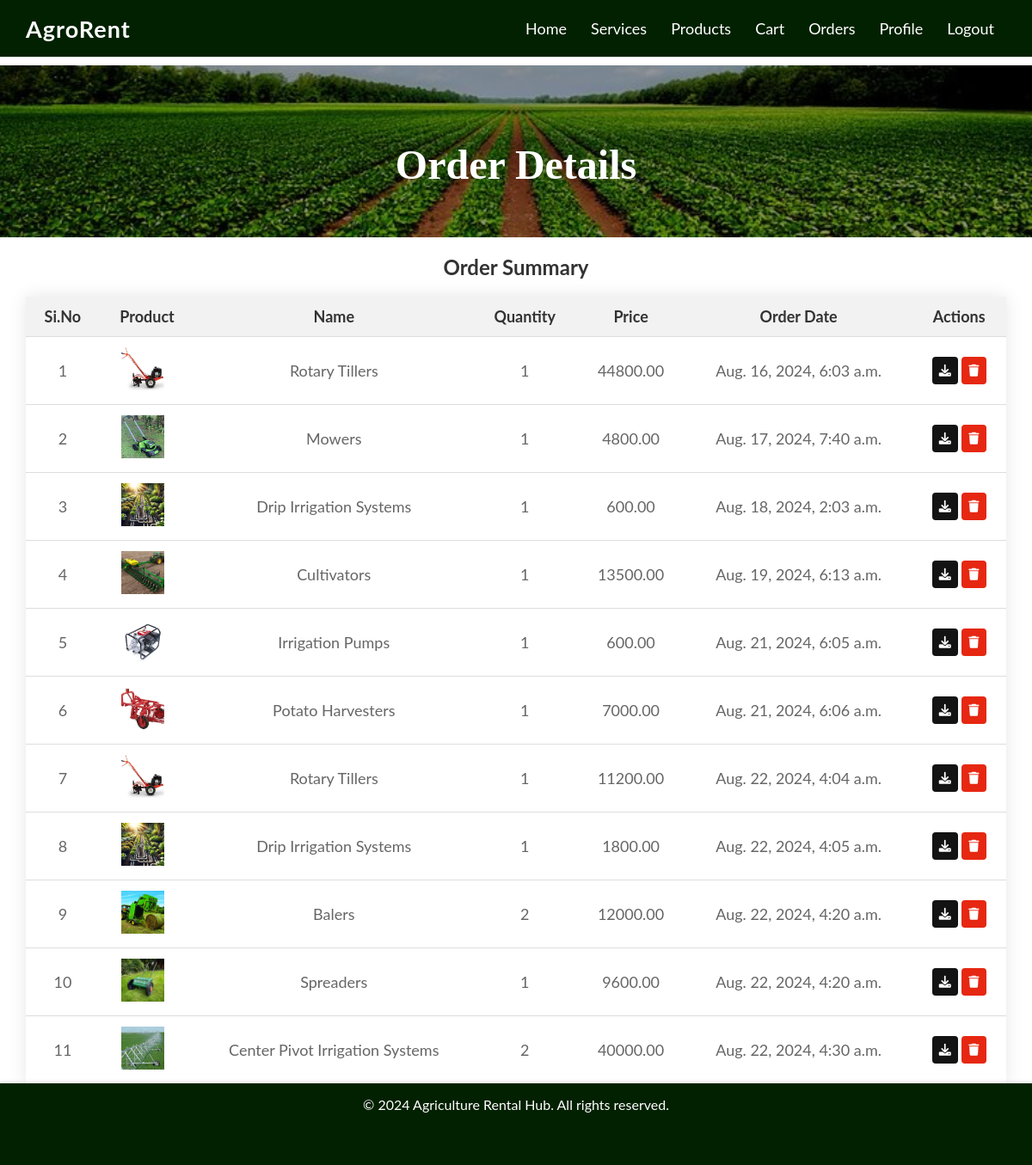
Screenshot of /orderdetails/ (signed in) with the database file from the repository.
### agroapp/models.py (models this page shows, shortened)
class Order(models.Model):
    STATUS_CHOICES = [
        ('pending', 'Pending'),
        ('shipped', 'Shipped'),
        ('delivered', 'Delivered'),
        ('rented', 'Rented'),
        ('collected', 'Collected'),
    ]
    user = models.ForeignKey(Farmer, on_delete=models.CASCADE)
    product = models.ForeignKey(Product, on_delete=models.CASCADE)
    quantity = models.PositiveIntegerField()
    start_date = models.DateField()
    end_date = models.DateField()
    price = models.DecimalField(max_digits=10, decimal_places=2)
    ordered_at = models.DateTimeField(auto_now_add=True)
    payment_status = models.CharField(max_length=20, choices=STATUS_CHOICES, default='pending')
    payment_id = models.CharField(max_length=255, blank=True, null=True)
    delivery_boy = models.ForeignKey(DeliveryBoy, on_delete=models.SET_NULL, null=True, blank=True)
    status = models.CharField(max_length=20, choices=STATUS_CHOICES, default='pending')
    otp = models.CharField(max_length=6, blank=True, null=True)
    shipping_status = models.CharField(max_length=20, choices=STATUS_CHOICES, default='pending')
    delivery_status = models.CharField(max_length=20, choices=STATUS_CHOICES, default='pending')

class Product(models.Model):
    STATUS_CHOICES = [
        ('available', 'Available'),
        ('rented', 'Rented'),
        ('maintenance', 'Maintenance'),
    ]
    product_name = models.CharField(max_length=255)
    product_image = models.ImageField(upload_to='product_images/', blank=True, null=True)
    product_price_per_day = models.DecimalField(max_digits=10, decimal_places=2)
    stock_quantity = models.PositiveIntegerField()
    product_description = models.TextField()
    status = models.CharField(max_length=20, choices=STATUS_CHOICES, default='available')
    is_disabled = models.BooleanField(default=False)
    supplier = models.ForeignKey(Supplier, on_delete=models.CASCADE)
    category = models.ForeignKey(ProductCategory, on_delete=models.SET_NULL, null=True, blank=True)

### agroapp/views.py (the view)
# urls.py: path('orderdetails/', views.order_details, name='orderdetails'),
def order_details(request):
    user_id = request.session.get("user_id")
    if not user_id:
        return redirect("login")  # Redirect to login if user_id is not in session
    user = get_object_or_404(Farmer, id=user_id)
    orders = Order.objects.filter(user=user).select_related("product")  # Adjusted here
    return render(request, "customer/orderdetails.html", {"orders": orders})

### agroapp/templates/customer/orderdetails.html (shortened to what this page needs)
<!DOCTYPE html>
<html lang="en">
<head>
    {% load static %}
    <link rel="stylesheet" href="{% static 'css/customer/style.css' %}">
    <link rel="stylesheet" href="https://cdnjs.cloudflare.com/ajax/libs/font-awesome/6.0.0-beta3/css/all.min.css">
</head>
<body>
    {% if request.session.user_id %}
    <header>
        <div class="logo">AgroRent</div>
        <nav>
            <ul>
                <li><a href="{% url 'customer_index' %}">Home</a></li>
                <li><a href="{% url 'customer_service' %}">Services</a></li>
                <li><a href="{% url 'products' %}">Products</a></li>
                <li><a href="{% url 'productcart' %}">Cart</a></li>
                <li><a href="{% url 'orderdetails' %}">Orders</a></li>
                <li><a href="{% url 'customer_profile' %}">Profile</a></li>
                <li><a href="{% url 'logout' %}">Logout</a></li>
            </ul>
        </nav>
    </header>
    <main>
        <section class="content">
            <div class="welcome-container">
                <img class="welcome-image" src="{% static 'images/welcome.jpg' %}" alt="Welcome Image">
                <div class="welcome-message">
                    <h1>Order Details</h1>
                </div>
            </div>
            <div class="order-summary-container">
                <h1 class="order-summary-header">Order Summary</h1>
                {% if orders %}
                <table>
                    <thead>
                        <tr>
                            <th>Si.No</th>
                            <th>Product</th>
                            <th>Name</th>
                            <th>Quantity</th>
                            <th>Price</th>
                            <th>Order Date</th>
                            <th>Actions</th>
                        </tr>
                    </thead>
                    <tbody>
                        {% for order in orders %}
                        <tr>
                            <td>{{ forloop.counter }}</td>
                            <td> <a href="{% url 'orderproductview' order.id %}">
                                <img src="{{ order.product.product_image.url }}" alt="{{ order.product.product_name }}" style="width: 50px; height: 50px; object-fit: cover; margin-right: 10px;"></a></td>
                                <td>{{ order.product.product_name }}</td>
                            <td>{{ order.quantity }}</td>
                            <td>{{ order.price }}</td>
                            <td>{{ order.ordered_at }}</td>
                            <td>
                                <form action="{% url 'download_receipt' order.id %}" method="get" style="display: inline;">
                                    <button type="submit" class="download-button" style="padding: 8px;">
                                        <i class="fa fa-download" aria-hidden="true"></i>
                                    </button>
                                </form>
                                <form action="{% url 'delete_order' order.id %}" method="post" style="display: inline;">
                                    <button type="submit" class="delete-button" style="padding: 8px;"><i class="fa fa-trash" aria-hidden="true"></i></button>
                                </form>
                            </td>
                        </tr>
                        {% endfor %}
                    </tbody>
                </table>
                {% else %}
                <div class="order-message">
                    <img class="empty-cart-icon" src="{% static 'images/noorder.jpg' %}" alt="Empty Cart Icon">
                </div>
                {% endif %}
            </div>
        </section>
    </main><br><br>
    <footer class="footer">
        <p>&copy; 2024 Agriculture Rental Hub. All rights reserved.</p>
    </footer>
    {% else %}
    <p>Access Denied</p>
    {% endif %}
</body>
</html>

### agroapp/static/css/customer/style.css (style rules this page uses)
body { margin: 0; font-size: 18px; font-family: 'Roboto', sans-serif; color: #333; }
header { display: flex; justify-content: space-between; align-items: center; padding: 10px 30px; background-color: #022100; color: white; position: -webkit-sticky; position: sticky; top: 0; z-index: 1000; }
.logo { font-size: 1.5em; font-weight: bold; letter-spacing: 1px; flex-shrink: 0; }
nav { text-align: right; }
nav ul { list-style: none; margin: 0; padding: 0; display: flex; justify-content: flex-end; overflow: hidden; background-color: #022100; }
nav ul li { float: left; }
nav ul li a { display: block; color: white; text-align: center; padding: 12px 14px; text-decoration: none; transition: background-color 0.3s ease-in-out, color 0.3s ease-in-out; }
main { margin-top: 10px; margin-bottom: 50px; }
p { font-size: 1.1rem; line-height: 1.6; margin-bottom: 20px; color: #333; text-align: justify; }
.content { animation: fadeIn 2s ease-in-out; }
.footer { background-color: #022100; color: white; text-align: center; height: 7%; position: fixed; width: 100%; bottom: 0; box-shadow: 0 -2px 4px rgba(0, 0, 0, 0.1); padding: 6px; box-sizing: border-box; }
.footer p { color: white; padding: 6px; font-size: 1rem; margin: 0; text-align: center; }

### agroapp/templates/customer/orderdetails.html (style rules this page uses)
.welcome-container { position: relative; width: 100%; height: 200px; overflow: hidden; }
.welcome-message { position: absolute; top: 50%; left: 50%; transform: translate(-50%, -50%); text-align: center; color: white; z-index: 1; width: 80%; max-width: 600px; }
.welcome-message h1, .welcome-message p { font-family: 'Great Vibes', cursive; }
.welcome-message h1 { font-size: 3rem; margin-bottom: 10px; animation: textAnimation 2s ease-in-out; }
.welcome-container::before { content: ""; position: absolute; top: 0; left: 0; width: 100%; height: 100%; background: linear-gradient(rgba(0, 0, 0, 0.4), rgba(0, 0, 0, 0.4)); z-index: 1; pointer-events: none; }
.welcome-image { width: 100%; height: 100%; object-fit: cover; z-index: 0; }
body { font-family: "Lato", sans-serif; margin: 0; }
table { width: 100%; border-collapse: collapse; background-color: #fff; box-shadow: 0 0 20px rgba(0, 0, 0, 0.1); }
th, td { padding: 12px 15px; text-align: center; border-bottom: 1px solid #ddd; }
th { background-color: #f2f2f2; color: #333; }
td { background-color: #fff; color: #666; }
.order-summary-container { max-width: 95%; margin: 0 auto; }
.order-summary-header { font-size: 24px; font-weight: bold; margin-bottom: 20px; text-align: center; }
.delete-button { background-color: #e62712; color: white; border: none; padding: 8px 16px; cursor: pointer; font-size: 14px; border-radius: 4px; transition: background-color 0.3s; }
.download-button { background-color: #131313; color: white; border: none; padding: 8px 16px; cursor: pointer; font-size: 14px; border-radius: 4px; transition: background-color 0.3s; }
table a { text-decoration: none; color: inherit; }

### rows the page displays
Order: product.product_image (picture), product.product_name "Rotary Tillers", quantity "1", price "44800.00", ordered_at "Aug. 16, 2024, 6:03 a.m."
Order: product.product_image (picture), product.product_name "Mowers", quantity "1", price "4800.00", ordered_at "Aug. 17, 2024, 7:40 a.m."
Order: product.product_image (picture), product.product_name "Drip Irrigation Systems", quantity "1", price "600.00", ordered_at "Aug. 18, 2024, 2:03 a.m."
Order: product.product_image (picture), product.product_name "Cultivators", quantity "1", price "13500.00", ordered_at "Aug. 19, 2024, 6:13 a.m."
Order: product.product_image (picture), product.product_name "Irrigation Pumps", quantity "1", price "600.00", ordered_at "Aug. 21, 2024, 6:05 a.m."
Order: product.product_image (picture), product.product_name "Potato Harvesters", quantity "1", price "7000.00", ordered_at "Aug. 21, 2024, 6:06 a.m."
Order: product.product_image (picture), product.product_name "Rotary Tillers", quantity "1", price "11200.00", ordered_at "Aug. 22, 2024, 4:04 a.m."
Order: product.product_image (picture), product.product_name "Drip Irrigation Systems", quantity "1", price "1800.00", ordered_at "Aug. 22, 2024, 4:05 a.m."
Order: product.product_image (picture), product.product_name "Balers", quantity "2", price "12000.00", ordered_at "Aug. 22, 2024, 4:20 a.m."
Order: product.product_image (picture), product.product_name "Spreaders", quantity "1", price "9600.00", ordered_at "Aug. 22, 2024, 4:20 a.m."
Order: product.product_image (picture), product.product_name "Center Pivot Irrigation Systems", quantity "2", price "40000.00", ordered_at "Aug. 22, 2024, 4:30 a.m."
